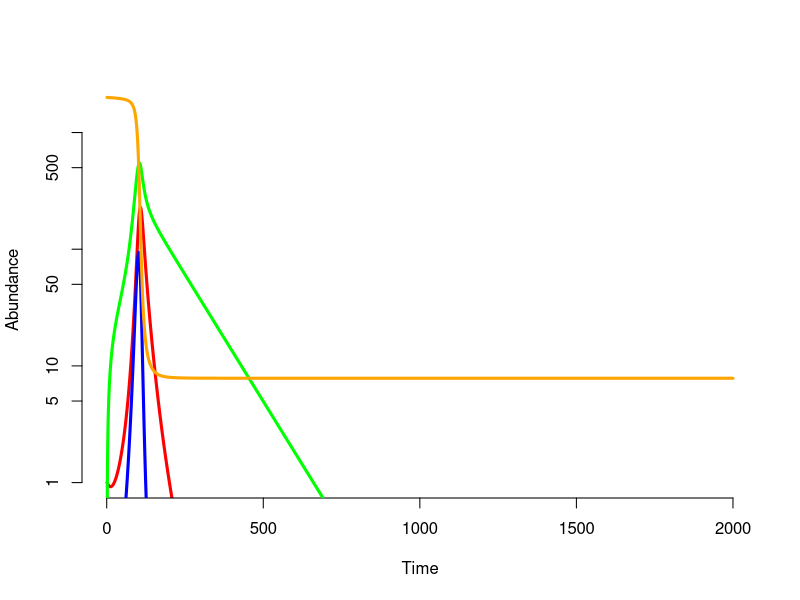
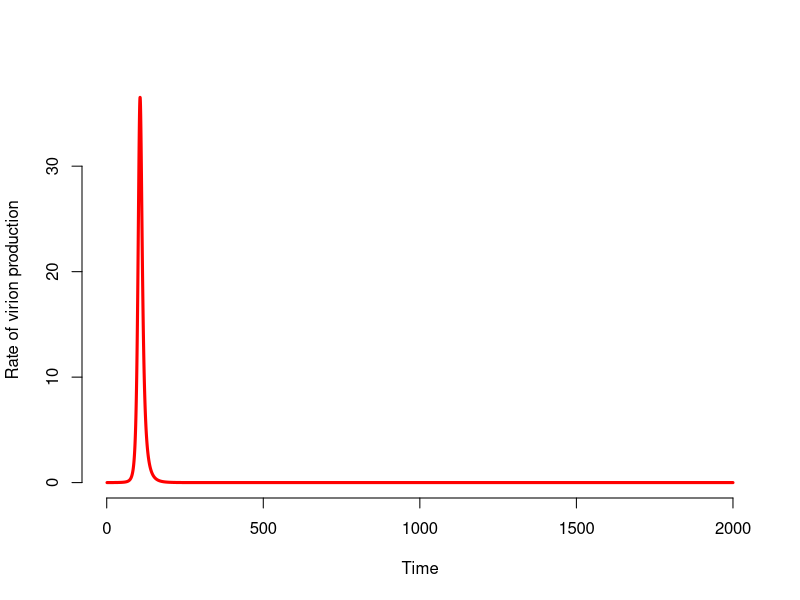

Recreate these plots in R, in order. (Note: this script raises an error after producing the figures.)
library(deSolve)

init.state <- c(G = 1, R = 0, C = 0, E = 2000)

parms <- c(alpha = 5e-1, kappa = 5e-4, gamma = 1e-6, rho = 3e-4,
           delta.g = 1e-2, delta.r = 1e-2, delta.c = 1e-2)

cooperation.odes = function(t, state, parameters)
{
    with(as.list(c(state, parameters)),{
        dG <- 2 * alpha * C - gamma * G * R * E - rho * G * R - delta.g * G
        dR <- alpha * C + kappa * G * E - gamma * G * R * E - rho * G * R - delta.r * R
        dC <- gamma * G * R * E - alpha * C - delta.c * C
        dE <- -E * (gamma * G * R + kappa * G)
        dV <- rho * G * R
        list(c(dG, dR, dC, dE))
  })
}

out <- as.data.frame(ode(init.state,seq(1,2000,0.1),cooperation.odes,parms))

plot(out$time,out$G,col="red",log="y",ylim=c(1,2000),ylab="Abundance",type="l",lwd=3,bty="n",
     xlab="Time")
lines(out$time,out$R,col="green",lwd=3)
lines(out$time,out$C,col="blue",lwd=3)
lines(out$time,out$E,col="orange",lwd=3)

plot(out$time,out$G*out$R*parms["rho"],col="red",ylab="Rate of virion production",
     xlab="Time",type="l",lwd=3,bty="n")

intercellular.odes = function(t, state, parameters)
{
    with(as.list(parameters),{
        S <- as.numeric(state["S"])
        I <- as.numeric(state[paste0("I.",1:Kappa)])
        V <- as.numeric(state["V"])
        dI <- rep(0,Kappa)
        dS <- lambda - beta * S * V - delta.s * S
        dI[1] <- beta * S * V - (delta.i + 1) * I[1]
        dI[2:(Kappa-1)] <- I[1:(Kappa-2)] - (delta.i + 1) * I[2:(Kappa-1)]
        dI[Kappa] <- I[Kappa-1] - delta.i * I[Kappa]
        dV <- sum(Vdot * I) - beta * S * V - delta.v * V
        list(c(dS,dI,dV))
    })
}

parms.inter <- c(Kappa=2e3,beta=3e-6,lambda=25,delta.s=2e-3,delta.i=7e-3,
                 delta.v=4e-2)
Vdot <- parms["rho"] * out$G[out$time %in% 1:parms.inter["Kappa"]] * out$R[out$time %in% 1:parms.inter["Kappa"]]
init.state.inter <- c(10^4,1,rep(0,parms.inter["Kappa"]-1),0)
names(init.state.inter) <- c("S",paste0("I.",1:parms.inter["Kappa"]),"V")

out.inter <- as.data.frame(ode(init.state.inter,seq(1,1e4,0.1),intercellular.odes,parms.inter))

plot(out.inter$time,out.inter$V)
